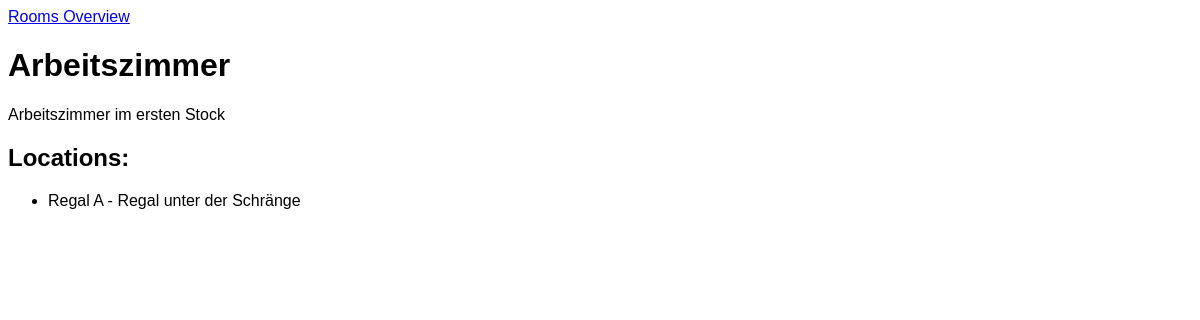
The app's page /rooms/2/ with its own data.
### inventory_app/models.py (models this page shows, shortened)
class Room(models.Model):
    name = models.CharField(max_length=100)
    floor_level = models.CharField(max_length=50, blank=True, null=True)
    description = models.TextField(blank=True, null=True)

class Location(models.Model):
    name = models.CharField(max_length=100)
    room = models.ForeignKey(
        Room, related_name='locations', on_delete=models.CASCADE)
    description = models.TextField(blank=True, null=True)

### inventory_app/views.py (the view)
# urls.py: path('rooms/<int:pk>/', room_detail, name='room_detail'),
def room_detail(request, pk):
    room = get_object_or_404(
        Room.objects.prefetch_related('locations__items'), pk=pk)
    return render(request, 'inventory_app/room_detail.html', {'room': room})

### inventory_app/templates/inventory_app/room_detail.html (shortened to what this page needs)
{% extends 'inventory_app/base.html' %}
{% block content %}
<h1>{{ room.name }}</h1>
<p>{{ room.description }}</p>
<h2>Locations:</h2>
<ul>
  {% for location in room.locations.all %}
    <li>{{ location.name }} - {{ location.description }}</li>
  {% empty %}
    <li>No locations in this room.</li>
  {% endfor %}
</ul>
{% endblock %}

### inventory_app/static/inventory_app/style.css (style rules this page uses)
body { font-family: Arial, sans-serif; }

### records on screen
Room: name "Arbeitszimmer", description "Arbeitszimmer im ersten Stock"
Location: name "Regal A", description "Regal unter der Schränge"
